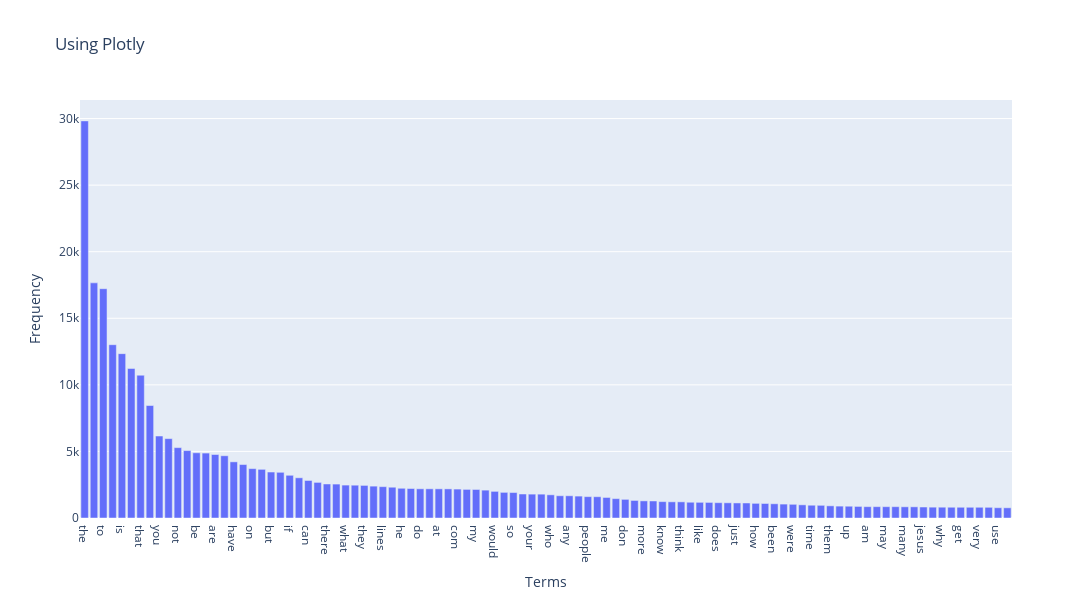

Write notebook code for a chart like this one.
### Markdown cell above
### >>> **Exercise 13 (take home):** 
The chart above only contains 300 vocabulary in the documents, and it's already computationally intensive to both compute and visualize. Can you efficiently reduce the number of terms you want to visualize as an exercise.

### Code cell
# Answer here
# Answer here
import plotly.express as px
import plotly.graph_objects as go

sort_idx = np.argsort(term_frequencies)[::-1]
best_idx = sort_idx[:100]

plot_df = pd.DataFrame({
    'features': count_vect.get_feature_names_out()[best_idx],
    'frequencies': term_frequencies[best_idx]
})

fig = px.bar(
    plot_df, x = 'features', y = 'frequencies', title= "Using Plotly"
)

fig.update_layout(
    xaxis_title = 'Terms',
    yaxis_title = 'Frequency',
    height = 600,
    width = 1200,
)

fig.show()

### Figure 1 — Plotly figure (JSON) as saved in the notebook; plotly's stock layout.template omitted (floating-point values rounded to 4 significant figures)
{"data": [{"hovertemplate": "features=%{x}<br>frequencies=%{y}<extra></extra>", "legendgroup": "", "marker": {"color": "#636efa", "pattern": {"shape": ""}}, "name": "", "orientation": "v", "showlegend": false, "textposition": "auto", "type": "bar", "x": ["the", "of", "to", "and", "is", "in", "that", "it", "you", "for", "not", "this", "be", "from", "are", "edu", "have", "as", "on", "with", "but", "or", "if", "was", "can", "we", "there", "by", "what", "subject", "they", "an", "lines", "one", "he", "god", "do", "organization", "at", "re", "com", "about", "my", "all", "would", "will", "so", "some", "your", "no", "who", "has", "any", "writes", "people", "which", "me", "article", "don", "his", "more", "other", "know", "when", "think", "their", "like", "university", "does", "out", "just", "only", "how", "also", "been", "than", "were", "then", "time", "because", "them", "posting", "up", "had", "am", "should", "may", "these", "many", "say", "jesus", "see", "why", "us", "get", "good", "very", "believe", "use", "such"], "xaxis": "x", "y": [29825, 17660, 17222, 13017, 12343, 11226, 10723, 8447, 6157, 5962, 5285, 5063, 4898, 4877, 4769, 4675, 4218, 4015, 3709, 3655, 3453, 3432, 3208, 3020, 2818, 2674, 2556, 2548, 2472, 2464, 2448, 2393, 2353, 2312, 2232, 2216, 2193, 2192, 2191, 2186, 2172, 2148, 2143, 2093, 2000, 1925, 1912, 1802, 1793, 1791, 1742, 1671, 1669, 1645, 1604, 1599, 1543, 1453, 1400, 1318, 1286, 1278, 1230, 1215, 1213, 1184, 1177, 1170, 1151, 1142, 1130, 1127, 1100, 1090, 1068, 1045, 1028, 989, 959, 952, 914, 892, 885, 870, 852, 851, 850, 850, 841, 840, 825, 814, 811, 808, 806, 805, 805, 803, 772, 766], "yaxis": "y"}], "layout": {"barmode": "relative", "height": 600, "legend": {"tracegroupgap": 0}, "title": {"text": "Using Plotly"}, "width": 1200, "xaxis": {"anchor": "y", "domain": [0, 1], "title": {"text": "Terms"}}, "yaxis": {"anchor": "x", "domain": [0, 1], "title": {"text": "Frequency"}}}}
